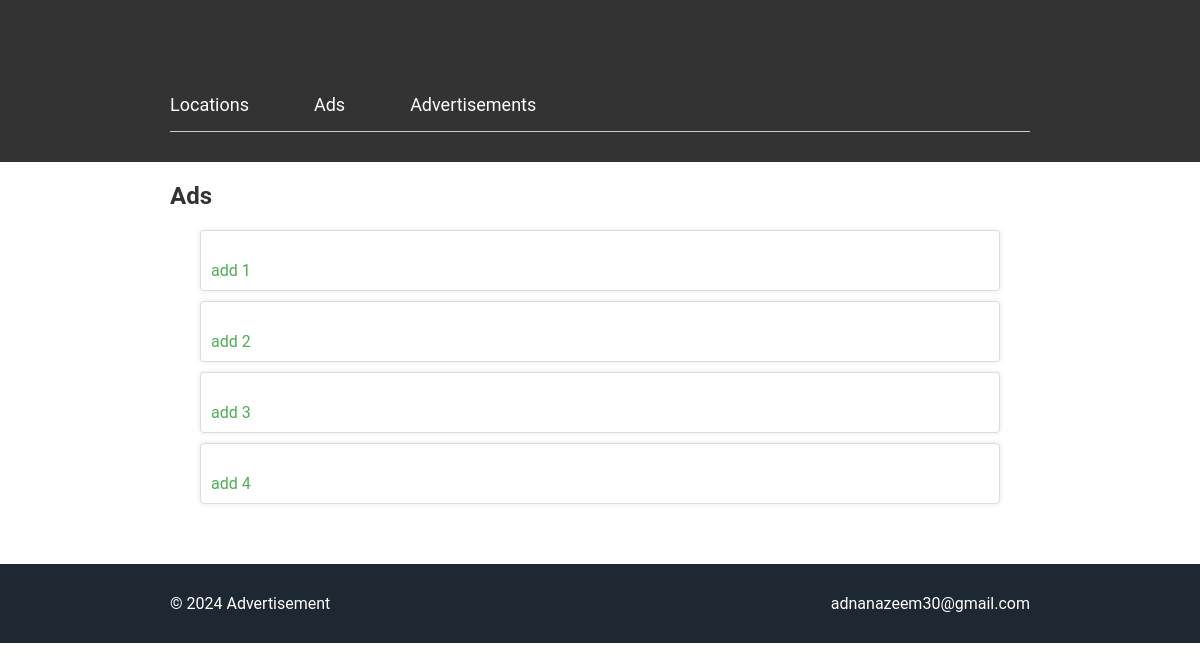
/ads/, run on the app's committed database.
### ads/models.py (models this page shows, shortened)
class Ad(models.Model):
    name = models.CharField(max_length=200)
    start_date = models.DateField()
    end_date = models.DateField()

### ads/views.py (the view)
# urls.py: path('ads/', ad_list, name='ad-list'),
def ad_list(request):
    ads = Ad.objects.all()
    return render(request, 'ad/ad_list.html', {'ads': ads})

### ads/templates/ad/ad_list.html (shortened to what this page needs)
{% extends "base.html" %}
{% load static %}
{% block content %}
<h2>Ads</h2>
<ul>
    {% for ad in ads %}
        <li><a href="{% url 'ad-detail' ad.id %}">{{ ad.name }}</a></li>
    {% endfor %}
</ul>
{% endblock %}

### ads/static/ads/css/style.css (style rules this page uses)
* { margin: 0; padding: 0; box-sizing: border-box; scroll-behavior: smooth; }
body { font-family: 'Roboto', sans-serif; }
h2 { font-size: 24px; color: #333; margin-bottom: 20px; }
a { color: #4CAF50; text-decoration: none; margin-top: 20px; display: inline-block; }
ul { max-width: 800px; margin: 20px auto; padding: 0; list-style: none; }
ul li { padding: 10px; margin-bottom: 10px; background: #fff; border: 1px solid #ddd; border-radius: 4px; box-shadow: 0 0 5px rgba(0, 0, 0, 0.1); }

### data on the page
Ad: name "add 1"
Ad: name "add 2"
Ad: name "add 3"
Ad: name "add 4"
